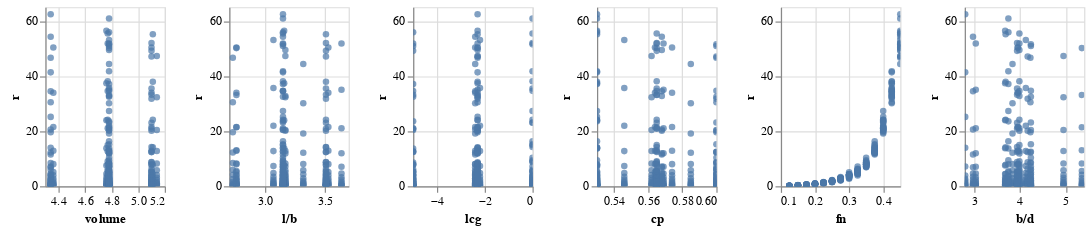

The notebook cell this image was saved under:
### Code cell
#collapse
alt.Chart(data).mark_circle().encode(
    alt.X(alt.repeat("column"), type='quantitative', scale=alt.Scale(zero=False)),
    alt.Y(alt.repeat("row"), type='quantitative'),

).properties(
    width=100,
    height=150
).repeat(
    row=[label],
    column=features,
).interactive()

### Figure 1 — Vega-Lite specification as saved in the notebook (floating-point values rounded to 4 significant figures; data arrays with more than 128 entries replaced by an {"elided": "..."} marker saying what was removed)
{"config": {"view": {"continuousWidth": 400, "continuousHeight": 300}}, "repeat": {"column": ["volume", "l/b", "lcg", "cp", "fn", "b/d"], "row": ["r"]}, "spec": {"data": {"name": "data-791db167d20977a01be9532e297efb40"}, "mark": "circle", "encoding": {"x": {"type": "quantitative", "field": {"repeat": "column"}, "scale": {"zero": false}}, "y": {"type": "quantitative", "field": {"repeat": "row"}}}, "height": 150, "selection": {"selector001": {"type": "interval", "bind": "scales", "encodings": ["x", "y"]}}, "width": 100}, "$schema": "https://vega.github.io/schema/vega-lite/v4.8.1.json", "datasets": {"data-791db167d20977a01be9532e297efb40": {"elided": "308 records"}}}
